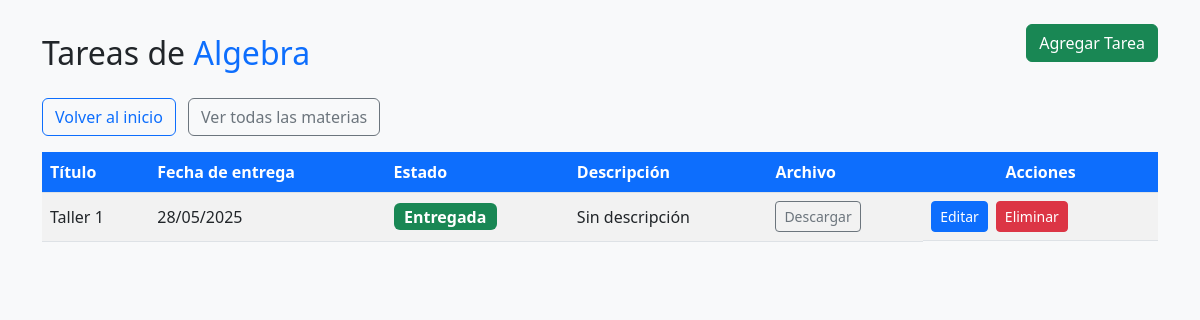
Screenshot of /tareas/1 (signed in) with the database file from the repository.
### models.py (models this page shows)
class Materia(db.Model):
    __tablename__ = 'materias'
    id = db.Column(db.Integer, primary_key=True)
    nombre = db.Column(db.String, nullable=False)
    docente = db.Column(db.String)
    horario = db.Column(db.String)
    aula = db.Column(db.String)
    usuario_id = db.Column(db.Integer, db.ForeignKey('usuarios.id'))  # Relaciona la materia con el usuario
    tareas = db.relationship('Tarea', backref='materia', lazy=True)

class Tarea(db.Model):
    __tablename__ = 'tareas'
    id = db.Column(db.Integer, primary_key=True)
    titulo = db.Column(db.String)
    fecha_entrega = db.Column(db.Date)
    estado = db.Column(db.String)
    descripcion = db.Column(db.String)
    materia_id = db.Column(db.Integer, db.ForeignKey('materias.id'))
    usuario_id = db.Column(db.Integer, db.ForeignKey('usuarios.id'))  # Relaciona la tarea con el usuario
    archivo = db.Column(db.String)  # Ruta del archivo adjunto

### app.py (the view)
@app.route('/tareas/<int:materia_id>')
def tareas_por_materia(materia_id):
    if 'usuario_id' not in session:
        return redirect(url_for('login'))
    usuario_id = session['usuario_id']
    tareas = db.session.query(Tarea).filter_by(materia_id=materia_id, usuario_id=usuario_id).all()
    materia = db.session.query(Materia).get(materia_id)
    return render_template('tareas_por_materia.html', tareas=tareas, materia=materia)

### templates/tareas_por_materia.html (shortened to what this page needs)
<!DOCTYPE html>
<html>
<head>
    <link href="https://cdn.jsdelivr.net/npm/bootstrap@5.3.0/dist/css/bootstrap.min.css" rel="stylesheet">
</head>
<body>
<div class="container py-4">
    <div class="d-flex justify-content-between align-items-center mb-3">
        <h2 class="mb-0">Tareas de <span class="text-primary">{{ materia.nombre }}</span></h2>
        <a href="{{ url_for('registrar_tarea', materia_id=materia.id) }}" class="btn btn-success btn-agregar">Agregar Tarea</a>
    </div>
    <div class="nav-btns mb-3">
        <a href="/" class="btn btn-outline-primary me-2">Volver al inicio</a>
        <a href="{{ url_for('gestionar_materias') }}" class="btn btn-outline-secondary">Ver todas las materias</a>
    </div>
    {% if tareas %}
    <div class="table-responsive">
        <table class="table table-striped align-middle">
            <thead>
                <tr>
                    <th>Título</th>
                    <th>Fecha de entrega</th>
                    <th>Estado</th>
                    <th>Descripción</th>
                    <th>Archivo</th>
                    <th class="text-center">Acciones</th>
                </tr>
            </thead>
            <tbody>
            {% for tarea in tareas %}
                <tr>
                    <td>{{ tarea.titulo }}</td>
                    <td>{{ tarea.fecha_entrega.strftime('%d/%m/%Y') if tarea.fecha_entrega else 'Sin fecha' }}</td>
                    <td>
                        {% if tarea.estado == 'Entregada' or tarea.estado == 'Completada' %}
                            <span class="badge bg-success">{{ tarea.estado }}</span>
                        {% elif tarea.estado == 'Pendiente' %}
                            <span class="badge bg-warning text-dark">Pendiente</span>
                        {% else %}
                            <span class="badge bg-secondary">{{ tarea.estado or 'Sin estado' }}</span>
                        {% endif %}
                    </td>
                    <td>{{ tarea.descripcion or 'Sin descripción' }}</td>
                    <td>
                        {% if tarea.archivo %}
                            <a href="/uploads/{{ tarea.archivo }}" target="_blank" class="btn btn-outline-secondary btn-sm">Descargar</a>
                        {% else %}
                            <span class="text-muted">-</span>
                        {% endif %}
                    </td>
                    <td class="text-center acciones">
                        <a href="{{ url_for('editar_tarea', tarea_id=tarea.id) }}" class="btn btn-sm btn-primary">Editar</a>
                        <form method="POST" action="{{ url_for('eliminar_tarea', tarea_id=tarea.id) }}" style="display:inline;" onsubmit="return confirm('¿Estás seguro de que deseas eliminar esta tarea?');">
                            <button type="submit" class="btn btn-sm btn-danger">Eliminar</button>
                        </form>
                    </td>
                </tr>
            {% endfor %}
            </tbody>
        </table>
    </div>
    {% else %}
        <div class="alert alert-info">No hay tareas registradas para esta materia.</div>
    {% endif %}
</div>
</body>
</html>

### templates/tareas_por_materia.html (style rules this page uses)
body { background-color: #f8f9fa; }
.table thead th { background-color: #0d6efd; color: #fff; }
.badge { font-size: 1em; }
.acciones { display: flex; gap: 0.5rem; }
.btn-agregar { margin-bottom: 20px; }
.nav-btns { margin-bottom: 20px; }

### rows the page displays
Materia: nombre "Algebra"
Tarea: titulo "Taller 1", fecha_entrega "28/05/2025", estado "Entregada", descripcion "Sin descripción"
